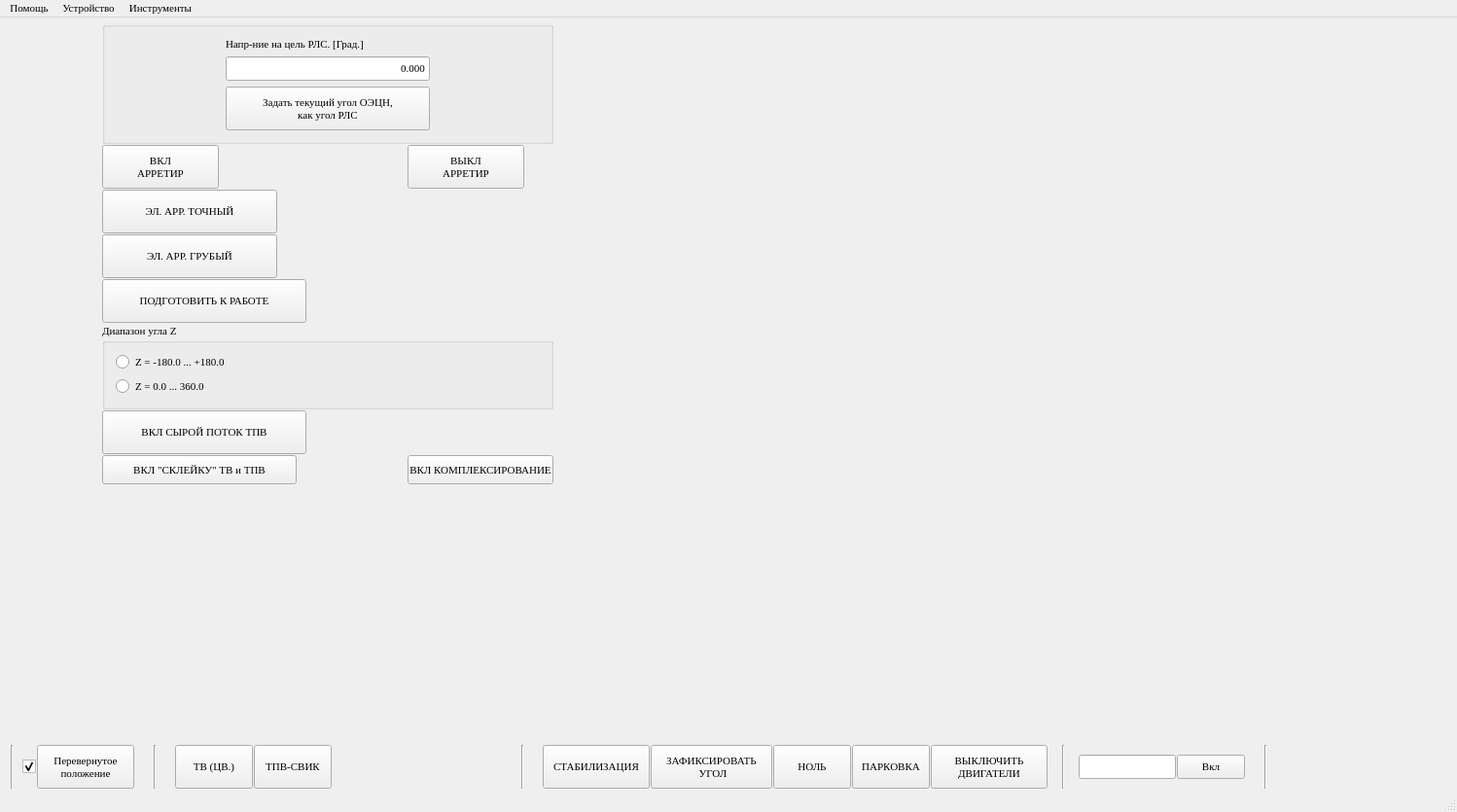
<?xml version="1.0" encoding="UTF-8"?>
<ui version="4.0">
 <class>MainWindow</class>
 <widget class="QMainWindow" name="MainWindow">
  <property name="geometry">
   <rect>
    <x>0</x>
    <y>0</y>
    <width>1498</width>
    <height>835</height>
   </rect>
  </property>
  <property name="font">
   <font>
    <family>Times New Roman</family>
    <pointsize>8</pointsize>
    <italic>false</italic>
    <bold>false</bold>
   </font>
  </property>
  <property name="focusPolicy">
   <enum>Qt::FocusPolicy::StrongFocus</enum>
  </property>
  <property name="windowTitle">
   <string>MainWindow</string>
  </property>
  <widget class="QWidget" name="main_widget">
   <layout class="QGridLayout" name="main_layout" rowstretch="0,0,0" columnstretch="0,0,0">
    <property name="leftMargin">
     <number>2</number>
    </property>
    <property name="topMargin">
     <number>2</number>
    </property>
    <property name="rightMargin">
     <number>2</number>
    </property>
    <property name="bottomMargin">
     <number>2</number>
    </property>
    <property name="spacing">
     <number>2</number>
    </property>
    <item row="1" column="1">
     <widget class="QWidget" name="central" native="true">
      <layout class="QGridLayout" name="central_layout">
       <property name="leftMargin">
        <number>0</number>
       </property>
       <property name="topMargin">
        <number>0</number>
       </property>
       <property name="rightMargin">
        <number>0</number>
       </property>
       <property name="bottomMargin">
        <number>0</number>
       </property>
       <property name="spacing">
        <number>1</number>
       </property>
       <item row="0" column="0">
        <widget class="Video" name="video_view" native="true">
         <widget class="JoystickWidget" name="newJoystik" native="true">
          <property name="geometry">
           <rect>
            <x>10</x>
            <y>630</y>
            <width>120</width>
            <height>80</height>
           </rect>
          </property>
         </widget>
        </widget>
       </item>
      </layout>
     </widget>
    </item>
    <item row="1" column="0">
     <widget class="QWidget" name="left" native="true">
      <layout class="QGridLayout" name="left_layout">
       <property name="leftMargin">
        <number>0</number>
       </property>
       <property name="topMargin">
        <number>0</number>
       </property>
       <property name="rightMargin">
        <number>0</number>
       </property>
       <property name="bottomMargin">
        <number>0</number>
       </property>
       <property name="spacing">
        <number>1</number>
       </property>
       <item row="8" column="0">
        <widget class="QPushButton" name="btn_turnOnTVMWIRChannel">
         <property name="minimumSize">
          <size>
           <width>0</width>
           <height>30</height>
          </size>
         </property>
         <property name="maximumSize">
          <size>
           <width>200</width>
           <height>16777215</height>
          </size>
         </property>
         <property name="text">
          <string>ВКЛ &quot;СКЛЕЙКУ&quot; ТВ и ТПВ</string>
         </property>
        </widget>
       </item>
       <item row="0" column="0" colspan="2">
        <widget class="QGroupBox" name="groupBox">
         <property name="title">
          <string/>
         </property>
         <layout class="QGridLayout" name="gridLayout">
          <item row="0" column="0">
           <widget class="QLabel" name="label">
            <property name="maximumSize">
             <size>
              <width>16777215</width>
              <height>25</height>
             </size>
            </property>
            <property name="text">
             <string>Напр-ние на цель РЛС. [Град.]</string>
            </property>
           </widget>
          </item>
          <item row="1" column="0">
           <widget class="QLineEdit" name="ledit_rls_angle">
            <property name="sizePolicy">
             <sizepolicy hsizetype="Minimum" vsizetype="Fixed">
              <horstretch>0</horstretch>
              <verstretch>0</verstretch>
             </sizepolicy>
            </property>
            <property name="minimumSize">
             <size>
              <width>0</width>
              <height>25</height>
             </size>
            </property>
            <property name="maximumSize">
             <size>
              <width>210</width>
              <height>25</height>
             </size>
            </property>
            <property name="text">
             <string>0.000</string>
            </property>
            <property name="alignment">
             <set>Qt::AlignmentFlag::AlignRight|Qt::AlignmentFlag::AlignTrailing|Qt::AlignmentFlag::AlignVCenter</set>
            </property>
           </widget>
          </item>
          <item row="2" column="0">
           <widget class="QPushButton" name="setAngle">
            <property name="minimumSize">
             <size>
              <width>0</width>
              <height>45</height>
             </size>
            </property>
            <property name="maximumSize">
             <size>
              <width>210</width>
              <height>45</height>
             </size>
            </property>
            <property name="text">
             <string>Задать текущий угол ОЭЦН,
как угол РЛС</string>
            </property>
           </widget>
          </item>
         </layout>
        </widget>
       </item>
       <item row="1" column="0">
        <widget class="QPushButton" name="fine_arretir_set">
         <property name="minimumSize">
          <size>
           <width>80</width>
           <height>45</height>
          </size>
         </property>
         <property name="maximumSize">
          <size>
           <width>120</width>
           <height>45</height>
          </size>
         </property>
         <property name="focusPolicy">
          <enum>Qt::FocusPolicy::NoFocus</enum>
         </property>
         <property name="text">
          <string>ВКЛ
АРРЕТИР</string>
         </property>
        </widget>
       </item>
       <item row="4" column="0">
        <widget class="QPushButton" name="el_arr_coarse">
         <property name="minimumSize">
          <size>
           <width>180</width>
           <height>45</height>
          </size>
         </property>
         <property name="maximumSize">
          <size>
           <width>180</width>
           <height>45</height>
          </size>
         </property>
         <property name="text">
          <string>ЭЛ. АРР. ГРУБЫЙ</string>
         </property>
        </widget>
       </item>
       <item row="7" column="0">
        <widget class="QPushButton" name="btn_mwirDampEn">
         <property name="sizePolicy">
          <sizepolicy hsizetype="Fixed" vsizetype="Fixed">
           <horstretch>0</horstretch>
           <verstretch>0</verstretch>
          </sizepolicy>
         </property>
         <property name="minimumSize">
          <size>
           <width>210</width>
           <height>45</height>
          </size>
         </property>
         <property name="maximumSize">
          <size>
           <width>210</width>
           <height>16777215</height>
          </size>
         </property>
         <property name="text">
          <string>ВКЛ СЫРОЙ ПОТОК ТПВ</string>
         </property>
        </widget>
       </item>
       <item row="10" column="0" colspan="2">
        <spacer name="verticalSpacer_2">
         <property name="orientation">
          <enum>Qt::Orientation::Vertical</enum>
         </property>
         <property name="sizeHint" stdset="0">
          <size>
           <width>20</width>
           <height>40</height>
          </size>
         </property>
        </spacer>
       </item>
       <item row="8" column="1">
        <widget class="QPushButton" name="btn_turnOnFusionChannel">
         <property name="minimumSize">
          <size>
           <width>0</width>
           <height>30</height>
          </size>
         </property>
         <property name="maximumSize">
          <size>
           <width>150</width>
           <height>16777215</height>
          </size>
         </property>
         <property name="text">
          <string>ВКЛ КОМПЛЕКСИРОВАНИЕ</string>
         </property>
        </widget>
       </item>
       <item row="3" column="0">
        <widget class="QPushButton" name="el_arr_fine">
         <property name="minimumSize">
          <size>
           <width>180</width>
           <height>45</height>
          </size>
         </property>
         <property name="maximumSize">
          <size>
           <width>180</width>
           <height>45</height>
          </size>
         </property>
         <property name="text">
          <string>ЭЛ. АРР. ТОЧНЫЙ</string>
         </property>
        </widget>
       </item>
       <item row="5" column="0">
        <widget class="QPushButton" name="btn_prepareToWork">
         <property name="minimumSize">
          <size>
           <width>120</width>
           <height>45</height>
          </size>
         </property>
         <property name="maximumSize">
          <size>
           <width>16777215</width>
           <height>45</height>
          </size>
         </property>
         <property name="text">
          <string>ПОДГОТОВИТЬ К РАБОТЕ</string>
         </property>
        </widget>
       </item>
       <item row="6" column="0" colspan="2">
        <widget class="QGroupBox" name="gridGroupBox">
         <property name="title">
          <string>Диапазон угла Z</string>
         </property>
         <layout class="QGridLayout" name="gridLayout_2">
          <item row="0" column="0">
           <widget class="QRadioButton" name="angleZ_Max_180">
            <property name="text">
             <string>Z = -180.0 ... +180.0</string>
            </property>
           </widget>
          </item>
          <item row="1" column="0">
           <widget class="QRadioButton" name="angleZ_Max_360">
            <property name="text">
             <string>Z = 0.0 ... 360.0</string>
            </property>
           </widget>
          </item>
         </layout>
        </widget>
       </item>
       <item row="1" column="1">
        <widget class="QPushButton" name="fine_arretir_reset">
         <property name="minimumSize">
          <size>
           <width>80</width>
           <height>45</height>
          </size>
         </property>
         <property name="maximumSize">
          <size>
           <width>120</width>
           <height>45</height>
          </size>
         </property>
         <property name="focusPolicy">
          <enum>Qt::FocusPolicy::NoFocus</enum>
         </property>
         <property name="text">
          <string>ВЫКЛ
АРРЕТИР</string>
         </property>
        </widget>
       </item>
       <item row="9" column="0" colspan="2">
        <widget class="QLabel" name="lbl_initGspStatus">
         <property name="minimumSize">
          <size>
           <width>120</width>
           <height>30</height>
          </size>
         </property>
         <property name="maximumSize">
          <size>
           <width>16777215</width>
           <height>30</height>
          </size>
         </property>
         <property name="text">
          <string/>
         </property>
        </widget>
       </item>
      </layout>
     </widget>
    </item>
    <item row="2" column="0" colspan="3">
     <widget class="QWidget" name="bot" native="true">
      <property name="minimumSize">
       <size>
        <width>40</width>
        <height>0</height>
       </size>
      </property>
      <layout class="QGridLayout" name="bot_layout">
       <property name="leftMargin">
        <number>0</number>
       </property>
       <property name="topMargin">
        <number>0</number>
       </property>
       <property name="rightMargin">
        <number>0</number>
       </property>
       <property name="bottomMargin">
        <number>0</number>
       </property>
       <property name="spacing">
        <number>1</number>
       </property>
       <item row="0" column="13">
        <widget class="Line" name="line_2">
         <property name="minimumSize">
          <size>
           <width>30</width>
           <height>0</height>
          </size>
         </property>
         <property name="orientation">
          <enum>Qt::Orientation::Vertical</enum>
         </property>
        </widget>
       </item>
       <item row="0" column="4">
        <widget class="QPushButton" name="channel_tvrgb">
         <property name="sizePolicy">
          <sizepolicy hsizetype="Fixed" vsizetype="Minimum">
           <horstretch>0</horstretch>
           <verstretch>0</verstretch>
          </sizepolicy>
         </property>
         <property name="minimumSize">
          <size>
           <width>80</width>
           <height>45</height>
          </size>
         </property>
         <property name="maximumSize">
          <size>
           <width>80</width>
           <height>45</height>
          </size>
         </property>
         <property name="focusPolicy">
          <enum>Qt::FocusPolicy::NoFocus</enum>
         </property>
         <property name="text">
          <string>ТВ (ЦВ.)</string>
         </property>
        </widget>
       </item>
       <item row="0" column="2">
        <widget class="QPushButton" name="inverted_position">
         <property name="sizePolicy">
          <sizepolicy hsizetype="Minimum" vsizetype="Preferred">
           <horstretch>0</horstretch>
           <verstretch>0</verstretch>
          </sizepolicy>
         </property>
         <property name="minimumSize">
          <size>
           <width>100</width>
           <height>45</height>
          </size>
         </property>
         <property name="maximumSize">
          <size>
           <width>16777215</width>
           <height>45</height>
          </size>
         </property>
         <property name="font">
          <font>
           <family>Times New Roman</family>
           <pointsize>8</pointsize>
           <italic>false</italic>
           <bold>false</bold>
          </font>
         </property>
         <property name="focusPolicy">
          <enum>Qt::FocusPolicy::NoFocus</enum>
         </property>
         <property name="text">
          <string>Перевернутое
положение</string>
         </property>
         <property name="checkable">
          <bool>true</bool>
         </property>
        </widget>
       </item>
       <item row="0" column="11">
        <widget class="QPushButton" name="park">
         <property name="sizePolicy">
          <sizepolicy hsizetype="Preferred" vsizetype="Minimum">
           <horstretch>0</horstretch>
           <verstretch>0</verstretch>
          </sizepolicy>
         </property>
         <property name="minimumSize">
          <size>
           <width>80</width>
           <height>45</height>
          </size>
         </property>
         <property name="maximumSize">
          <size>
           <width>120</width>
           <height>45</height>
          </size>
         </property>
         <property name="focusPolicy">
          <enum>Qt::FocusPolicy::NoFocus</enum>
         </property>
         <property name="text">
          <string>ПАРКОВКА</string>
         </property>
        </widget>
       </item>
       <item row="0" column="9">
        <widget class="QPushButton" name="fixAngle">
         <property name="minimumSize">
          <size>
           <width>125</width>
           <height>45</height>
          </size>
         </property>
         <property name="maximumSize">
          <size>
           <width>140</width>
           <height>45</height>
          </size>
         </property>
         <property name="acceptDrops">
          <bool>false</bool>
         </property>
         <property name="toolTipDuration">
          <number>0</number>
         </property>
         <property name="text">
          <string>ЗАФИКСИРОВАТЬ
 УГОЛ</string>
         </property>
        </widget>
       </item>
       <item row="0" column="7">
        <widget class="Line" name="line_3">
         <property name="minimumSize">
          <size>
           <width>40</width>
           <height>0</height>
          </size>
         </property>
         <property name="orientation">
          <enum>Qt::Orientation::Vertical</enum>
         </property>
        </widget>
       </item>
       <item row="0" column="10">
        <widget class="QPushButton" name="arretir_reset">
         <property name="sizePolicy">
          <sizepolicy hsizetype="Preferred" vsizetype="Minimum">
           <horstretch>0</horstretch>
           <verstretch>0</verstretch>
          </sizepolicy>
         </property>
         <property name="minimumSize">
          <size>
           <width>80</width>
           <height>45</height>
          </size>
         </property>
         <property name="maximumSize">
          <size>
           <width>120</width>
           <height>45</height>
          </size>
         </property>
         <property name="focusPolicy">
          <enum>Qt::FocusPolicy::NoFocus</enum>
         </property>
         <property name="text">
          <string>НОЛЬ</string>
         </property>
        </widget>
       </item>
       <item row="0" column="14">
        <widget class="QLineEdit" name="service_enterPassword">
         <property name="maximumSize">
          <size>
           <width>100</width>
           <height>25</height>
          </size>
         </property>
         <property name="echoMode">
          <enum>QLineEdit::EchoMode::Password</enum>
         </property>
        </widget>
       </item>
       <item row="0" column="6">
        <spacer name="horizontalSpacer_2">
         <property name="orientation">
          <enum>Qt::Orientation::Horizontal</enum>
         </property>
         <property name="sizeHint" stdset="0">
          <size>
           <width>40</width>
           <height>20</height>
          </size>
         </property>
        </spacer>
       </item>
       <item row="0" column="3">
        <widget class="Line" name="line_4">
         <property name="minimumSize">
          <size>
           <width>40</width>
           <height>0</height>
          </size>
         </property>
         <property name="orientation">
          <enum>Qt::Orientation::Vertical</enum>
         </property>
        </widget>
       </item>
       <item row="0" column="0">
        <widget class="Line" name="line">
         <property name="minimumSize">
          <size>
           <width>20</width>
           <height>0</height>
          </size>
         </property>
         <property name="orientation">
          <enum>Qt::Orientation::Vertical</enum>
         </property>
        </widget>
       </item>
       <item row="0" column="25">
        <spacer name="horizontalSpacer">
         <property name="orientation">
          <enum>Qt::Orientation::Horizontal</enum>
         </property>
         <property name="sizeHint" stdset="0">
          <size>
           <width>40</width>
           <height>20</height>
          </size>
         </property>
        </spacer>
       </item>
       <item row="0" column="23">
        <widget class="Line" name="line_5">
         <property name="minimumSize">
          <size>
           <width>40</width>
           <height>0</height>
          </size>
         </property>
         <property name="orientation">
          <enum>Qt::Orientation::Vertical</enum>
         </property>
        </widget>
       </item>
       <item row="0" column="12">
        <widget class="QPushButton" name="motor_off">
         <property name="minimumSize">
          <size>
           <width>120</width>
           <height>45</height>
          </size>
         </property>
         <property name="maximumSize">
          <size>
           <width>120</width>
           <height>45</height>
          </size>
         </property>
         <property name="text">
          <string>ВЫКЛЮЧИТЬ
ДВИГАТЕЛИ</string>
         </property>
        </widget>
       </item>
       <item row="0" column="15">
        <widget class="QPushButton" name="btn_confirmPassword">
         <property name="maximumSize">
          <size>
           <width>70</width>
           <height>25</height>
          </size>
         </property>
         <property name="text">
          <string>Вкл</string>
         </property>
        </widget>
       </item>
       <item row="0" column="8">
        <widget class="QPushButton" name="stabilization">
         <property name="sizePolicy">
          <sizepolicy hsizetype="Preferred" vsizetype="Minimum">
           <horstretch>0</horstretch>
           <verstretch>0</verstretch>
          </sizepolicy>
         </property>
         <property name="minimumSize">
          <size>
           <width>110</width>
           <height>45</height>
          </size>
         </property>
         <property name="maximumSize">
          <size>
           <width>140</width>
           <height>45</height>
          </size>
         </property>
         <property name="focusPolicy">
          <enum>Qt::FocusPolicy::NoFocus</enum>
         </property>
         <property name="text">
          <string>СТАБИЛИЗАЦИЯ</string>
         </property>
         <property name="checkable">
          <bool>true</bool>
         </property>
        </widget>
       </item>
       <item row="0" column="5">
        <widget class="QPushButton" name="channel_mwir">
         <property name="sizePolicy">
          <sizepolicy hsizetype="Fixed" vsizetype="Minimum">
           <horstretch>0</horstretch>
           <verstretch>0</verstretch>
          </sizepolicy>
         </property>
         <property name="minimumSize">
          <size>
           <width>80</width>
           <height>45</height>
          </size>
         </property>
         <property name="maximumSize">
          <size>
           <width>80</width>
           <height>45</height>
          </size>
         </property>
         <property name="focusPolicy">
          <enum>Qt::FocusPolicy::NoFocus</enum>
         </property>
         <property name="text">
          <string>ТПВ-СВИК</string>
         </property>
        </widget>
       </item>
       <item row="0" column="1">
        <widget class="QCheckBox" name="chb_allChannels">
         <property name="toolTip">
          <string>Применить ко всем каналам</string>
         </property>
         <property name="text">
          <string/>
         </property>
         <property name="checked">
          <bool>true</bool>
         </property>
        </widget>
       </item>
      </layout>
     </widget>
    </item>
    <item row="0" column="0" colspan="3">
     <widget class="QWidget" name="top" native="true">
      <layout class="QGridLayout" name="top_layout">
       <property name="leftMargin">
        <number>0</number>
       </property>
       <property name="topMargin">
        <number>0</number>
       </property>
       <property name="rightMargin">
        <number>0</number>
       </property>
       <property name="bottomMargin">
        <number>0</number>
       </property>
       <property name="spacing">
        <number>1</number>
       </property>
      </layout>
     </widget>
    </item>
    <item row="1" column="2">
     <widget class="QWidget" name="right" native="true">
      <property name="sizePolicy">
       <sizepolicy hsizetype="MinimumExpanding" vsizetype="Preferred">
        <horstretch>0</horstretch>
        <verstretch>0</verstretch>
       </sizepolicy>
      </property>
      <property name="maximumSize">
       <size>
        <width>150</width>
        <height>16777215</height>
       </size>
      </property>
      <layout class="QGridLayout" name="gridLayout_3">
       <item row="0" column="0">
        <widget class="VlxVirtualJoysickForm" name="virtualJoystickWidget" native="true">
         <property name="sizePolicy">
          <sizepolicy hsizetype="Expanding" vsizetype="Expanding">
           <horstretch>0</horstretch>
           <verstretch>0</verstretch>
          </sizepolicy>
         </property>
         <property name="minimumSize">
          <size>
           <width>128</width>
           <height>128</height>
          </size>
         </property>
         <property name="maximumSize">
          <size>
           <width>128</width>
           <height>128</height>
          </size>
         </property>
        </widget>
       </item>
       <item row="1" column="0">
        <widget class="VlxVirtualJoystickHatsForm" name="virtualJoystickHatsWidget" native="true">
         <property name="minimumSize">
          <size>
           <width>128</width>
           <height>128</height>
          </size>
         </property>
         <property name="maximumSize">
          <size>
           <width>128</width>
           <height>128</height>
          </size>
         </property>
        </widget>
       </item>
       <item row="2" column="0">
        <spacer name="verticalSpacer">
         <property name="orientation">
          <enum>Qt::Orientation::Vertical</enum>
         </property>
         <property name="sizeHint" stdset="0">
          <size>
           <width>20</width>
           <height>40</height>
          </size>
         </property>
        </spacer>
       </item>
      </layout>
     </widget>
    </item>
   </layout>
  </widget>
  <widget class="QMenuBar" name="menuBar">
   <property name="geometry">
    <rect>
     <x>0</x>
     <y>0</y>
     <width>1498</width>
     <height>18</height>
    </rect>
   </property>
   <widget class="QMenu" name="info_menu">
    <property name="title">
     <string>Помощь</string>
    </property>
    <addaction name="help"/>
    <addaction name="separator"/>
    <addaction name="about"/>
    <addaction name="separator"/>
    <addaction name="developers"/>
   </widget>
   <widget class="QMenu" name="device">
    <property name="title">
     <string>Устройство</string>
    </property>
    <addaction name="tvCtrl"/>
    <addaction name="swirCtrl"/>
    <addaction name="mwirCtrl"/>
    <addaction name="fusionCtrl"/>
    <addaction name="dspCtrl"/>
    <addaction name="gspCtrl"/>
    <addaction name="rangeFinderCtrl"/>
    <addaction name="highlighter"/>
    <addaction name="telemetry"/>
    <addaction name="separator"/>
    <addaction name="connection"/>
    <addaction name="actOpenVlxRtpSettingsDialog"/>
   </widget>
   <widget class="QMenu" name="tools">
    <property name="title">
     <string>Инструменты</string>
    </property>
    <addaction name="osd"/>
    <addaction name="vdbSendMsg"/>
    <addaction name="terminal_settings"/>
    <addaction name="charts"/>
    <addaction name="actOpenVlxDispSettingsDialog"/>
    <addaction name="actCmdMon"/>
    <addaction name="actAboutSdl"/>
   </widget>
   <addaction name="info_menu"/>
   <addaction name="device"/>
   <addaction name="tools"/>
  </widget>
  <widget class="QStatusBar" name="statusBar"/>
  <action name="help">
   <property name="text">
    <string>Справка</string>
   </property>
  </action>
  <action name="about">
   <property name="text">
    <string>О программе</string>
   </property>
  </action>
  <action name="developers">
   <property name="text">
    <string>Разработчики</string>
   </property>
   <property name="visible">
    <bool>false</bool>
   </property>
  </action>
  <action name="telemetry">
   <property name="text">
    <string>Телеметрия</string>
   </property>
  </action>
  <action name="tvCtrl">
   <property name="text">
    <string>ТВ</string>
   </property>
  </action>
  <action name="swirCtrl">
   <property name="text">
    <string>КВИК</string>
   </property>
   <property name="visible">
    <bool>false</bool>
   </property>
  </action>
  <action name="mwirCtrl">
   <property name="text">
    <string>ТПВ-С</string>
   </property>
  </action>
  <action name="rangeFinderCtrl">
   <property name="text">
    <string>Дальномер</string>
   </property>
   <property name="visible">
    <bool>false</bool>
   </property>
  </action>
  <action name="gspCtrl">
   <property name="text">
    <string>Платформа</string>
   </property>
  </action>
  <action name="fusionCtrl">
   <property name="text">
    <string>Комплексирование</string>
   </property>
   <property name="visible">
    <bool>false</bool>
   </property>
  </action>
  <action name="dspCtrl">
   <property name="text">
    <string>ЦСП</string>
   </property>
   <property name="visible">
    <bool>false</bool>
   </property>
  </action>
  <action name="connection">
   <property name="text">
    <string>Соединение</string>
   </property>
  </action>
  <action name="osd">
   <property name="text">
    <string>OSD</string>
   </property>
   <property name="visible">
    <bool>false</bool>
   </property>
  </action>
  <action name="vdbSendMsg">
   <property name="enabled">
    <bool>true</bool>
   </property>
   <property name="text">
    <string>Отправка команд</string>
   </property>
   <property name="visible">
    <bool>true</bool>
   </property>
  </action>
  <action name="highlighter">
   <property name="text">
    <string>ЛДЦ</string>
   </property>
   <property name="visible">
    <bool>true</bool>
   </property>
  </action>
  <action name="af">
   <property name="checkable">
    <bool>true</bool>
   </property>
   <property name="enabled">
    <bool>true</bool>
   </property>
   <property name="text">
    <string>АФ</string>
   </property>
   <property name="visible">
    <bool>true</bool>
   </property>
  </action>
  <action name="terminal_settings">
   <property name="text">
    <string>Настройка</string>
   </property>
  </action>
  <action name="charts">
   <property name="text">
    <string>Графики</string>
   </property>
   <property name="visible">
    <bool>false</bool>
   </property>
  </action>
  <action name="actOpenVlxRtpSettingsDialog">
   <property name="text">
    <string>Настройки RTP</string>
   </property>
  </action>
  <action name="actOpenVlxDispSettingsDialog">
   <property name="text">
    <string>Настройка доп.</string>
   </property>
  </action>
  <action name="actAboutSdl">
   <property name="text">
    <string>об SDL</string>
   </property>
  </action>
  <action name="actCmdMon">
   <property name="text">
    <string>Монитор команд</string>
   </property>
  </action>
 </widget>
 <layoutdefault spacing="6" margin="11"/>
 <customwidgets>
  <customwidget>
   <class>Video</class>
   <extends>QWidget</extends>
   <header>tools/video/video.h</header>
   <container>1</container>
  </customwidget>
  <customwidget>
   <class>JoystickWidget</class>
   <extends>QWidget</extends>
   <header>tools/JoystickWidget.hpp</header>
   <container>1</container>
  </customwidget>
  <customwidget>
   <class>VlxVirtualJoysickForm</class>
   <extends>QWidget</extends>
   <header>vlx_common/vlx_virtual_joysick_form.h</header>
   <container>1</container>
  </customwidget>
  <customwidget>
   <class>VlxVirtualJoystickHatsForm</class>
   <extends>QWidget</extends>
   <header>vlx_common/vlx_virtual_joystick_hats_form.h</header>
   <container>1</container>
  </customwidget>
 </customwidgets>
 <resources/>
 <connections/>
</ui>
